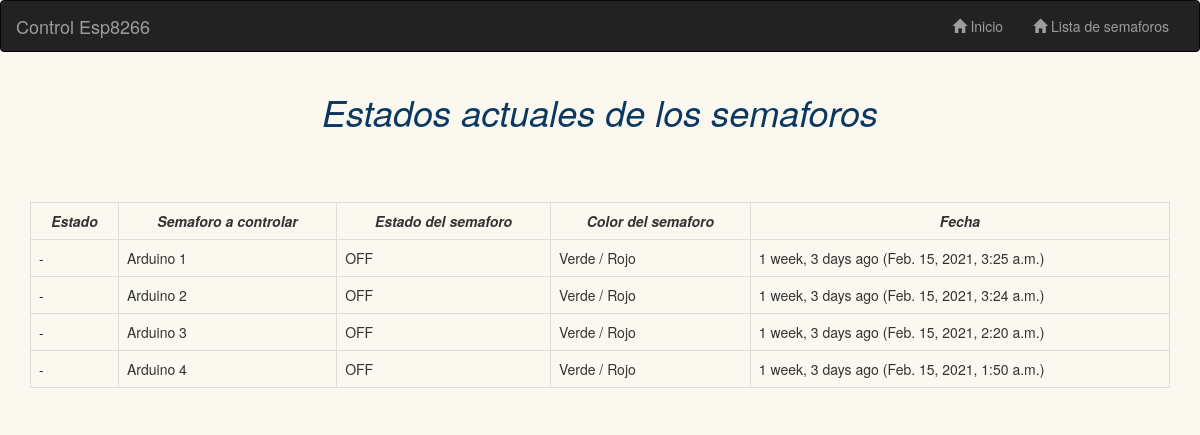
Before: / with the older database file.
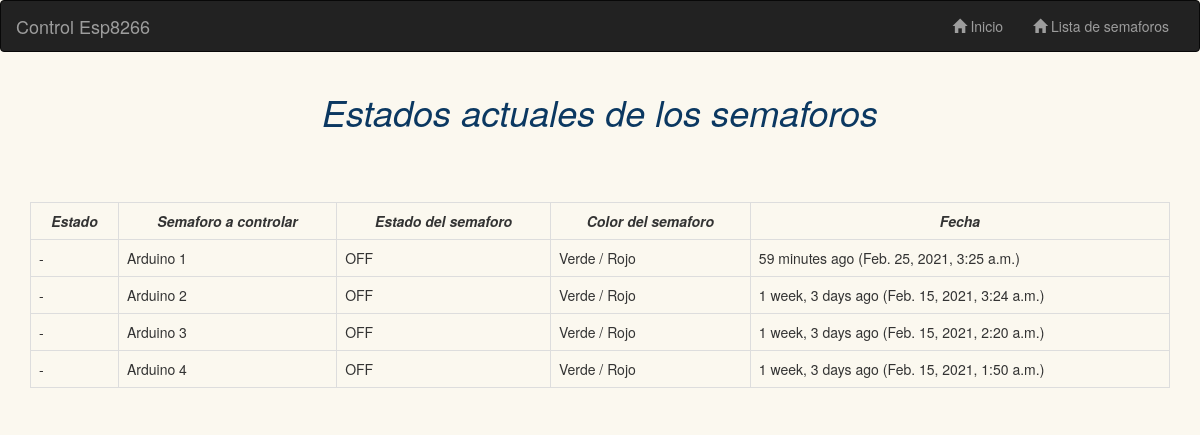
After: the same page with the newer database file.
### blink/models.py (models this page shows, shortened)
class Arduino(models.Model):
    nombre = models.CharField(max_length=200 )
    estado = models.BooleanField()
    time = models.DateTimeField(auto_now=True, editable=True)
    url = models.CharField(max_length=200 , null = True, blank=True)

### blink/views.py (the view)
# urls.py: path('', inicio, name='inicio'),
def inicio(request):
    arduino_history = Arduino.objects.all().order_by('id')
    data = {
            'arduino_history': arduino_history,
            }
    return render(request, 'blink/home.html', data)

### blink/templates/blink/home.html
{% extends 'base.html' %}
{% block 'body' %}
<body style="background-color:#FBF8EF;">
<center><i><h1 style="color:#0B3861">Estados actuales de los semaforos</h1></i></center>
<br>
<br>
<br>
<table class="table  table-bordered"  id="myTable">
    <th class ="text-center"><i> Estado </i></th>
    <th class ="text-center"><i> Semaforo a controlar</i></th>
    <th class ="text-center"><i> Estado del semaforo</i></th>
    <th class = "text-center"><i> Color del semaforo </i></th>
    <th class = "text-center"><i>Fecha </i></th>
{% for arduino in arduino_history%}
    <tr >
        <td> - </td>
        <td>{{arduino.nombre}}</td>
        <td>{% if arduino.estado %}ON{% else %}OFF{% endif %}</td>
        <td> Verde / Rojo</td>
        <td>{{ arduino.time | timesince}} ago ({{ arduino.time }})</td>
    </tr>
{% endfor %}
</table>
</body>
{% endblock %}

### blink/templates/base.html (shortened to what this page needs)
<!DOCTYPE html>
<html>
<head>
    <link rel="stylesheet" href="https://maxcdn.bootstrapcdn.com/bootstrap/3.3.7/css/bootstrap.min.css">
    <link href="https://gitcdn.github.io/bootstrap-toggle/2.2.2/css/bootstrap-toggle.min.css" rel="stylesheet">
</head>
<body>
    <nav class="navbar navbar-inverse">
        <div class="container-fluid">
            <div class="navbar-header">
                <a class="navbar-brand" href="#">Control Esp8266</a>
            </div>
            <div class="collapse navbar-collapse" id="myNavbar">
                <ul class="nav navbar-nav navbar-right">
                    <li><a href="{% url 'inicio' %}"><span class="glyphicon glyphicon-home"></span> Inicio</a></li>
                    <li><a href="{% url 'lista' %}"><span class="glyphicon glyphicon-home"></span> Lista de semaforos</a></li>
                </ul>
            </div>
        </div>
    </nav>
    <div class="container">
        {% block 'body' %}
        {% endblock %}
    </div>
</body>
</html>

Changed rows visible on the page:
changed Arduino "Arduino 1": time "1 week, 3 days" → "59 minutes"; time "Feb. 15, 2021, 3:25 a.m." → "Feb. 25, 2021, 3:25 a.m."
